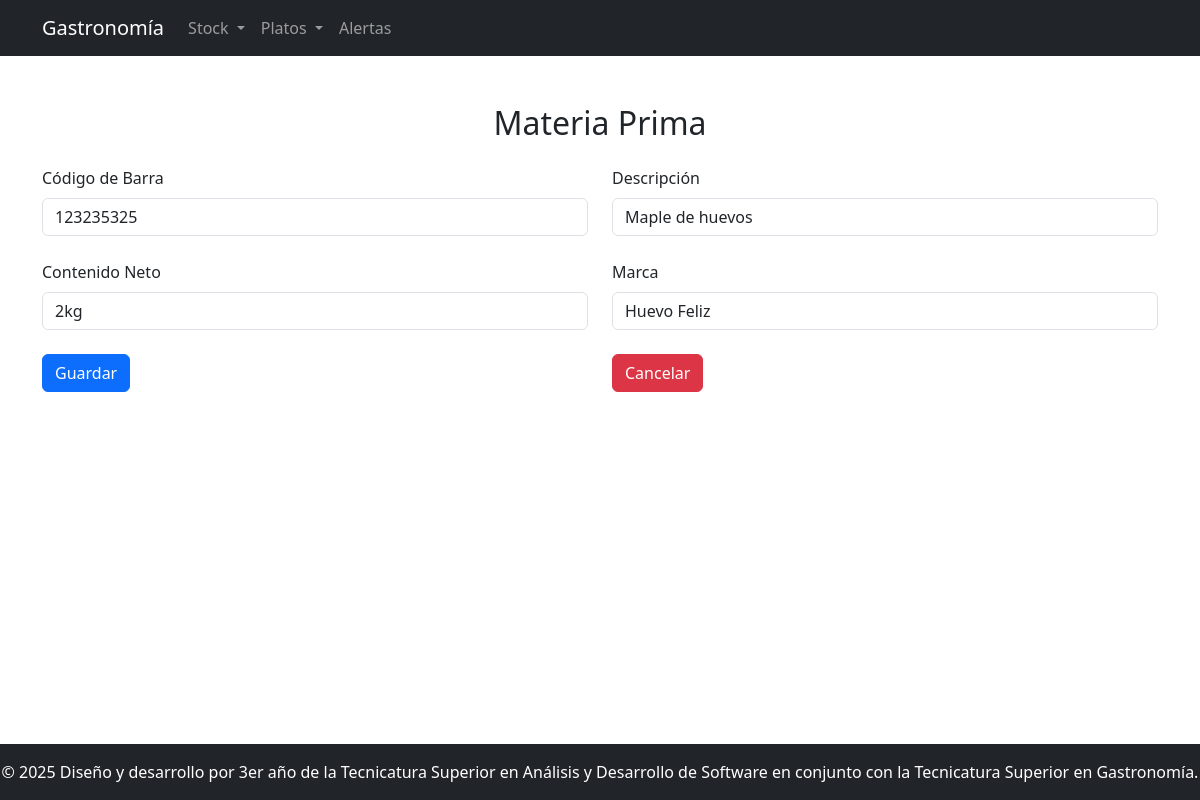
Screenshot of /materia_prima.php?id=3 with the database file from the repository.
### tables this page shows
CREATE TABLE `materia_prima` (
  `id` int(11) NOT NULL,
  `codigo_barra` varchar(200) NOT NULL,
  `descripcion` varchar(200) NOT NULL,
  `contenido_neto` varchar(200) NOT NULL COMMENT 'unidad de medida',
  `marca` varchar(200) NOT NULL,
  `stock_minimo` double NOT NULL,
  `stock_maximo` double NOT NULL
);

### materia_prima.php (the view, shortened to what this page needs)
<?php
include 'conectar.php';
$edicion = false;
$datos = [
    'codigo_barra' => '',
    'descripcion' => '',
    'contenido_neto' => '',
    'marca' => ''
];
if (isset($_GET['id'])) {
    $edicion = true;
    $id = $_GET['id'];
    $sql = "SELECT id, codigo_barra, descripcion, contenido_neto, marca FROM materia_prima WHERE id = ?";
    $stmt = $conexion->prepare($sql);
    $stmt->bind_param("i", $id);
    $stmt->execute();
    $resultado = $stmt->get_result();
    if ($resultado->num_rows > 0) {
        $datos = $resultado->fetch_assoc();
    } else {
        header("Location:materiaprima_lista.php?error=notfound");
        exit;
    }
}
?>
<!DOCTYPE html>
<html lang="es">
<head>
    <link rel='stylesheet' type='text/css' href='css/bootstrap.min.css'>
</head>
<body class="d-flex flex-column min-vh-100">
    <?php
    include 'includes/header.php';
    ?>
    <div class="container mt-5 mb-5 flex-grow-1">
        <h2 class="mb-4 text-center">Materia Prima</h2>
        <form action="<?= $edicion ? 'materiaprima_actualizar.php' : 'materiaprima_guardar.php' ?>" method="POST">
            <div class="row row-cols-1 row-cols-md-2 g-4">
                <div class="col-sm-6">
                    <label for="cod_barra" class="form-label">Código de Barra</label>
                    <input type="text" class="form-control" id="cod_barra" name="cod_barra" placeholder="Ingrese el código de barra" value="<?= htmlspecialchars($datos['codigo_barra']) ?>" required>
                </div>
                <div class="col-sm-6">
                    <label for="descript" class="form-label">Descripción</label>
                    <input type="text" class="form-control" id="descript" name="descript" placeholder="Ingrese la descripción" value="<?= htmlspecialchars($datos['descripcion']) ?>" required>
                </div>
                <div class="col-sm-6">
                    <label for="cont_neto" class="form-label">Contenido Neto</label>
                    <input type="text" class="form-control" id="cont_neto" name="cont_neto" placeholder="Ingrese el contenido neto" value="<?= htmlspecialchars($datos['contenido_neto']) ?>" required>
                </div>
                <div class="col-sm-6">
                    <label for="marca" class="form-label">Marca</label>
                    <input type="text" class="form-control" id="marca" name="marca" placeholder="Ingrese la marca" value="<?= htmlspecialchars($datos['marca']) ?>" required>
                </div>
                <div>
                    <button class="btn btn-primary" type="submit">Guardar</button>
                </div>
                <div>
                    <a href="materiaprima_lista.php" class="btn btn-danger" type="submit">Cancelar</a>
                </div>
            </div>
        </form>
    </div>
    <?php
    include 'includes/footer.php';
    ?>
</body>
</html>

### rows the page displays
materia_prima: cod_barra "123235325", descript "Maple de huevos", cont_neto "2kg", marca "Huevo Feliz"
